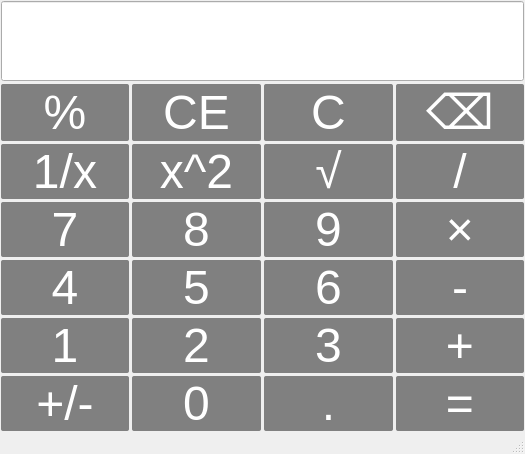
<?xml version="1.0" encoding="UTF-8"?>
<ui version="4.0">
 <class>MainWindow</class>
 <widget class="QMainWindow" name="MainWindow">
  <property name="geometry">
   <rect>
    <x>0</x>
    <y>0</y>
    <width>525</width>
    <height>445</height>
   </rect>
  </property>
  <property name="windowTitle">
   <string>计算器-邓嘉维-2022414040208</string>
  </property>
  <property name="styleSheet">
   <string notr="true">QPushButton{
background-color : grey ;
font-size : 36pt;
color : white;
border-radius : 2px;
}

QPushButton:hover{
background-color :lightgreen;
color : black;
}
QPushButton:pressed{
background-color :red;
color : black;
}

QLineEdit{
      font-size:48pt;
}
</string>
  </property>
  <widget class="QWidget" name="centralwidget">
   <layout class="QVBoxLayout" name="verticalLayout" stretch="0">
    <property name="spacing">
     <number>3</number>
    </property>
    <property name="leftMargin">
     <number>1</number>
    </property>
    <property name="topMargin">
     <number>1</number>
    </property>
    <property name="rightMargin">
     <number>1</number>
    </property>
    <property name="bottomMargin">
     <number>1</number>
    </property>
    <item>
     <layout class="QGridLayout" name="gridLayout">
      <item row="3" column="2">
       <widget class="QPushButton" name="btnNum9">
        <property name="sizePolicy">
         <sizepolicy hsizetype="Minimum" vsizetype="Minimum">
          <horstretch>0</horstretch>
          <verstretch>0</verstretch>
         </sizepolicy>
        </property>
        <property name="text">
         <string>9</string>
        </property>
       </widget>
      </item>
      <item row="4" column="0">
       <widget class="QPushButton" name="btnNum4">
        <property name="sizePolicy">
         <sizepolicy hsizetype="Minimum" vsizetype="Minimum">
          <horstretch>0</horstretch>
          <verstretch>0</verstretch>
         </sizepolicy>
        </property>
        <property name="text">
         <string>4</string>
        </property>
       </widget>
      </item>
      <item row="3" column="3">
       <widget class="QPushButton" name="btnmultiple">
        <property name="sizePolicy">
         <sizepolicy hsizetype="Minimum" vsizetype="Minimum">
          <horstretch>0</horstretch>
          <verstretch>0</verstretch>
         </sizepolicy>
        </property>
        <property name="text">
         <string>×</string>
        </property>
       </widget>
      </item>
      <item row="4" column="1">
       <widget class="QPushButton" name="btnNum5">
        <property name="sizePolicy">
         <sizepolicy hsizetype="Minimum" vsizetype="Minimum">
          <horstretch>0</horstretch>
          <verstretch>0</verstretch>
         </sizepolicy>
        </property>
        <property name="text">
         <string>5</string>
        </property>
       </widget>
      </item>
      <item row="6" column="0">
       <widget class="QPushButton" name="btnPeriod">
        <property name="sizePolicy">
         <sizepolicy hsizetype="Minimum" vsizetype="Minimum">
          <horstretch>0</horstretch>
          <verstretch>0</verstretch>
         </sizepolicy>
        </property>
        <property name="text">
         <string>+/-</string>
        </property>
       </widget>
      </item>
      <item row="5" column="2">
       <widget class="QPushButton" name="btnNum3">
        <property name="sizePolicy">
         <sizepolicy hsizetype="Minimum" vsizetype="Minimum">
          <horstretch>0</horstretch>
          <verstretch>0</verstretch>
         </sizepolicy>
        </property>
        <property name="text">
         <string>3</string>
        </property>
       </widget>
      </item>
      <item row="4" column="2">
       <widget class="QPushButton" name="btnNum6">
        <property name="sizePolicy">
         <sizepolicy hsizetype="Minimum" vsizetype="Minimum">
          <horstretch>0</horstretch>
          <verstretch>0</verstretch>
         </sizepolicy>
        </property>
        <property name="text">
         <string>6</string>
        </property>
       </widget>
      </item>
      <item row="1" column="2">
       <widget class="QPushButton" name="btnClearAll">
        <property name="sizePolicy">
         <sizepolicy hsizetype="Minimum" vsizetype="Minimum">
          <horstretch>0</horstretch>
          <verstretch>0</verstretch>
         </sizepolicy>
        </property>
        <property name="text">
         <string>C</string>
        </property>
       </widget>
      </item>
      <item row="4" column="3">
       <widget class="QPushButton" name="btnMinus">
        <property name="sizePolicy">
         <sizepolicy hsizetype="Minimum" vsizetype="Minimum">
          <horstretch>0</horstretch>
          <verstretch>0</verstretch>
         </sizepolicy>
        </property>
        <property name="text">
         <string>-</string>
        </property>
       </widget>
      </item>
      <item row="1" column="1">
       <widget class="QPushButton" name="btnClear">
        <property name="sizePolicy">
         <sizepolicy hsizetype="Minimum" vsizetype="Minimum">
          <horstretch>0</horstretch>
          <verstretch>0</verstretch>
         </sizepolicy>
        </property>
        <property name="text">
         <string>CE</string>
        </property>
       </widget>
      </item>
      <item row="5" column="3">
       <widget class="QPushButton" name="btnPlus">
        <property name="sizePolicy">
         <sizepolicy hsizetype="Minimum" vsizetype="Minimum">
          <horstretch>0</horstretch>
          <verstretch>0</verstretch>
         </sizepolicy>
        </property>
        <property name="text">
         <string>+</string>
        </property>
       </widget>
      </item>
      <item row="2" column="0">
       <widget class="QPushButton" name="btnInverse">
        <property name="sizePolicy">
         <sizepolicy hsizetype="Minimum" vsizetype="Minimum">
          <horstretch>0</horstretch>
          <verstretch>0</verstretch>
         </sizepolicy>
        </property>
        <property name="text">
         <string>1/x</string>
        </property>
       </widget>
      </item>
      <item row="6" column="2">
       <widget class="QPushButton" name="btnSign">
        <property name="sizePolicy">
         <sizepolicy hsizetype="Minimum" vsizetype="Minimum">
          <horstretch>0</horstretch>
          <verstretch>0</verstretch>
         </sizepolicy>
        </property>
        <property name="maximumSize">
         <size>
          <width>16777215</width>
          <height>16777215</height>
         </size>
        </property>
        <property name="text">
         <string>.</string>
        </property>
       </widget>
      </item>
      <item row="5" column="0">
       <widget class="QPushButton" name="btnNum1">
        <property name="sizePolicy">
         <sizepolicy hsizetype="Minimum" vsizetype="Minimum">
          <horstretch>0</horstretch>
          <verstretch>0</verstretch>
         </sizepolicy>
        </property>
        <property name="text">
         <string>1</string>
        </property>
       </widget>
      </item>
      <item row="2" column="2">
       <widget class="QPushButton" name="btnSqrt">
        <property name="sizePolicy">
         <sizepolicy hsizetype="Minimum" vsizetype="Minimum">
          <horstretch>0</horstretch>
          <verstretch>0</verstretch>
         </sizepolicy>
        </property>
        <property name="text">
         <string>√</string>
        </property>
       </widget>
      </item>
      <item row="5" column="1">
       <widget class="QPushButton" name="btnNum2">
        <property name="sizePolicy">
         <sizepolicy hsizetype="Minimum" vsizetype="Minimum">
          <horstretch>0</horstretch>
          <verstretch>0</verstretch>
         </sizepolicy>
        </property>
        <property name="text">
         <string>2</string>
        </property>
       </widget>
      </item>
      <item row="6" column="1">
       <widget class="QPushButton" name="btnNum0">
        <property name="sizePolicy">
         <sizepolicy hsizetype="Minimum" vsizetype="Minimum">
          <horstretch>0</horstretch>
          <verstretch>0</verstretch>
         </sizepolicy>
        </property>
        <property name="text">
         <string>0</string>
        </property>
       </widget>
      </item>
      <item row="3" column="0">
       <widget class="QPushButton" name="btnNum7">
        <property name="sizePolicy">
         <sizepolicy hsizetype="Minimum" vsizetype="Minimum">
          <horstretch>0</horstretch>
          <verstretch>0</verstretch>
         </sizepolicy>
        </property>
        <property name="text">
         <string>7</string>
        </property>
       </widget>
      </item>
      <item row="3" column="1">
       <widget class="QPushButton" name="btnNum8">
        <property name="sizePolicy">
         <sizepolicy hsizetype="Minimum" vsizetype="Minimum">
          <horstretch>0</horstretch>
          <verstretch>0</verstretch>
         </sizepolicy>
        </property>
        <property name="text">
         <string>8</string>
        </property>
       </widget>
      </item>
      <item row="1" column="0">
       <widget class="QPushButton" name="btnPer">
        <property name="sizePolicy">
         <sizepolicy hsizetype="Minimum" vsizetype="Minimum">
          <horstretch>0</horstretch>
          <verstretch>0</verstretch>
         </sizepolicy>
        </property>
        <property name="styleSheet">
         <string notr="true"/>
        </property>
        <property name="text">
         <string>%</string>
        </property>
       </widget>
      </item>
      <item row="6" column="3">
       <widget class="QPushButton" name="btnEqual">
        <property name="sizePolicy">
         <sizepolicy hsizetype="Minimum" vsizetype="Minimum">
          <horstretch>0</horstretch>
          <verstretch>0</verstretch>
         </sizepolicy>
        </property>
        <property name="text">
         <string>=</string>
        </property>
       </widget>
      </item>
      <item row="1" column="3">
       <widget class="QPushButton" name="btnDel">
        <property name="sizePolicy">
         <sizepolicy hsizetype="Minimum" vsizetype="Minimum">
          <horstretch>0</horstretch>
          <verstretch>0</verstretch>
         </sizepolicy>
        </property>
        <property name="text">
         <string>⌫</string>
        </property>
       </widget>
      </item>
      <item row="2" column="1">
       <widget class="QPushButton" name="btnSquare">
        <property name="sizePolicy">
         <sizepolicy hsizetype="Minimum" vsizetype="Minimum">
          <horstretch>0</horstretch>
          <verstretch>0</verstretch>
         </sizepolicy>
        </property>
        <property name="text">
         <string>x^2</string>
        </property>
       </widget>
      </item>
      <item row="2" column="3">
       <widget class="QPushButton" name="btndivision">
        <property name="sizePolicy">
         <sizepolicy hsizetype="Minimum" vsizetype="Minimum">
          <horstretch>0</horstretch>
          <verstretch>0</verstretch>
         </sizepolicy>
        </property>
        <property name="text">
         <string>/</string>
        </property>
       </widget>
      </item>
      <item row="0" column="0" colspan="4">
       <widget class="QLineEdit" name="disPaly">
        <property name="sizePolicy">
         <sizepolicy hsizetype="Expanding" vsizetype="Preferred">
          <horstretch>0</horstretch>
          <verstretch>0</verstretch>
         </sizepolicy>
        </property>
        <property name="alignment">
         <set>Qt::AlignmentFlag::AlignRight|Qt::AlignmentFlag::AlignTrailing|Qt::AlignmentFlag::AlignVCenter</set>
        </property>
        <property name="placeholderText">
         <string/>
        </property>
       </widget>
      </item>
     </layout>
    </item>
   </layout>
  </widget>
  <widget class="QMenuBar" name="menubar">
   <property name="geometry">
    <rect>
     <x>0</x>
     <y>0</y>
     <width>525</width>
     <height>18</height>
    </rect>
   </property>
  </widget>
  <widget class="QStatusBar" name="statusbar"/>
 </widget>
 <resources/>
 <connections/>
</ui>
